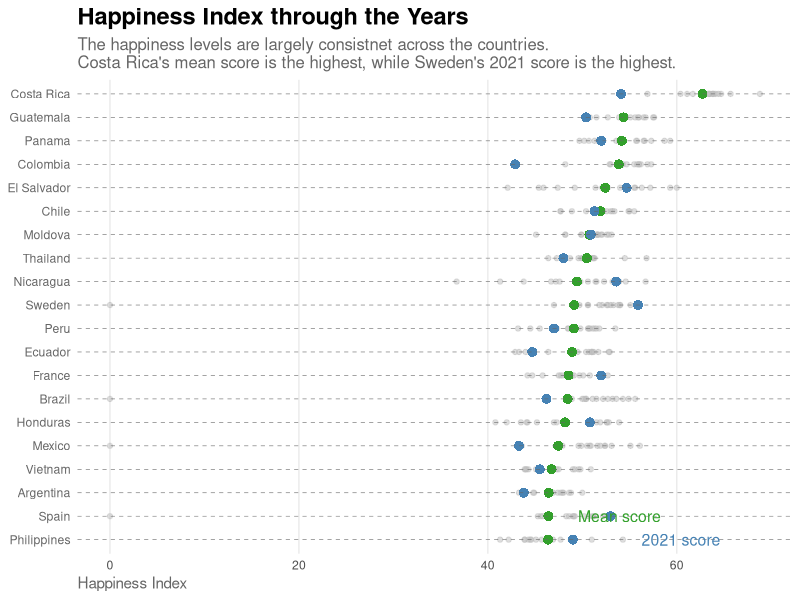
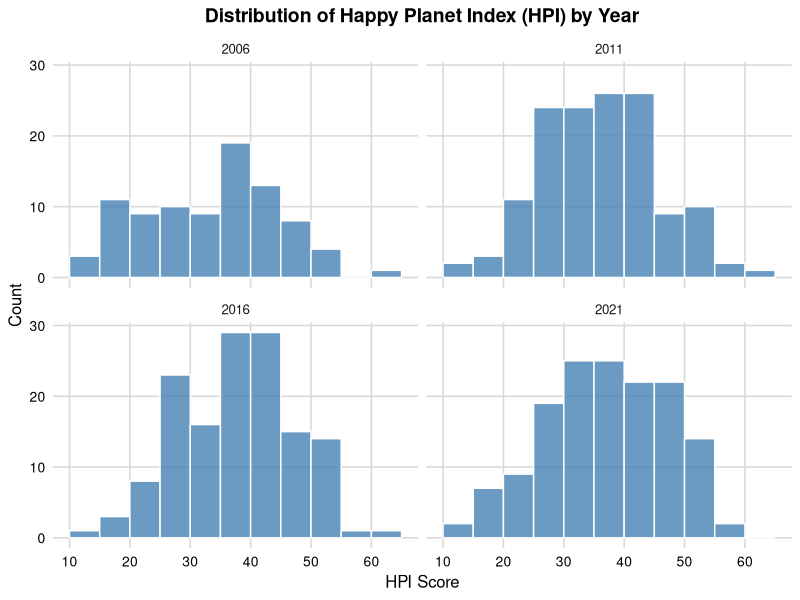
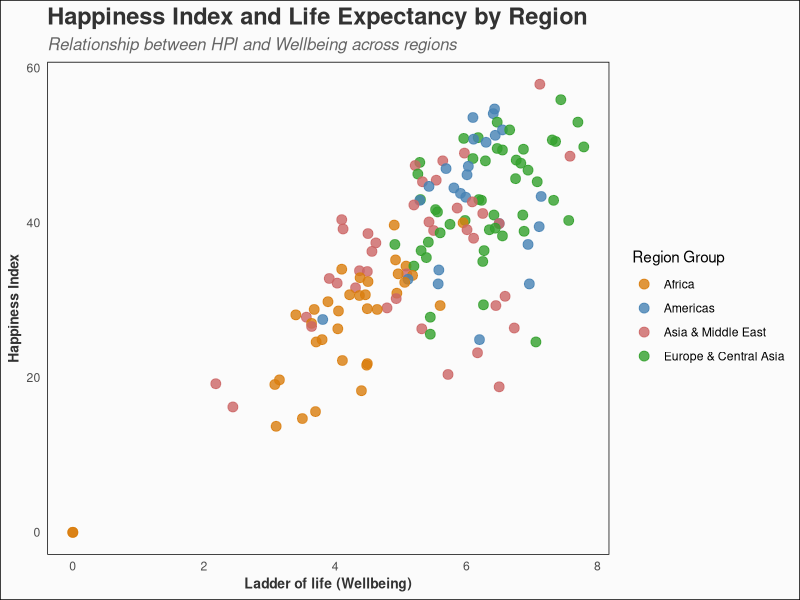
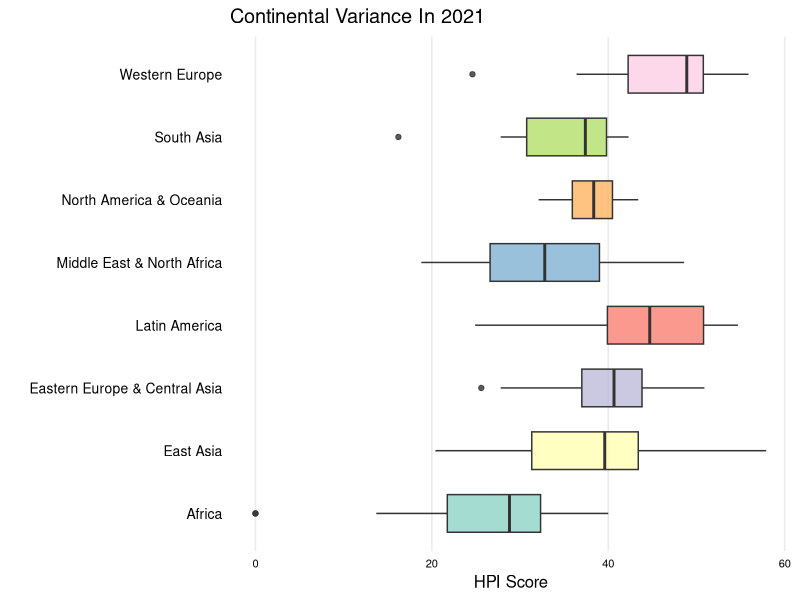
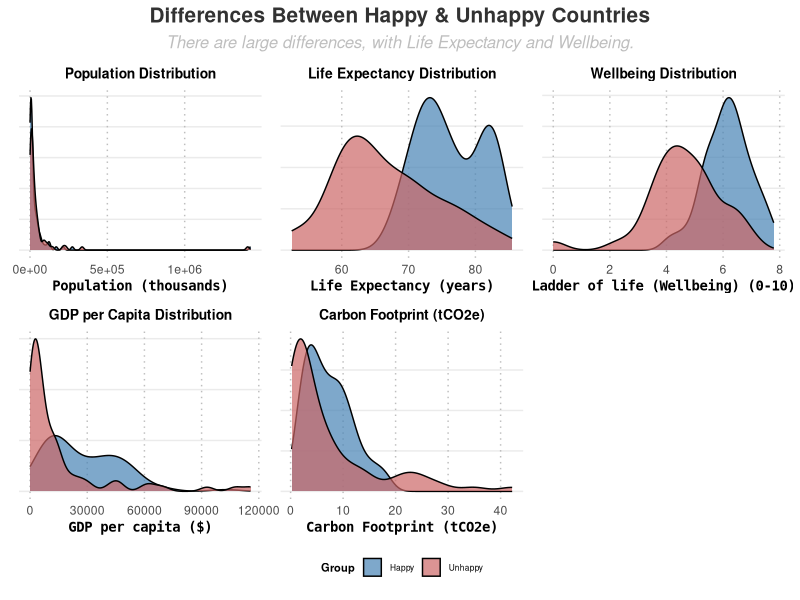
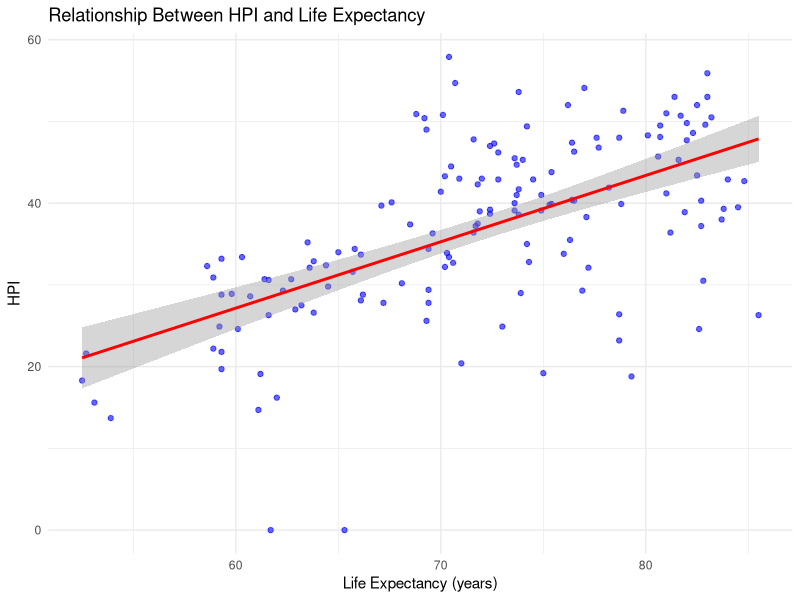
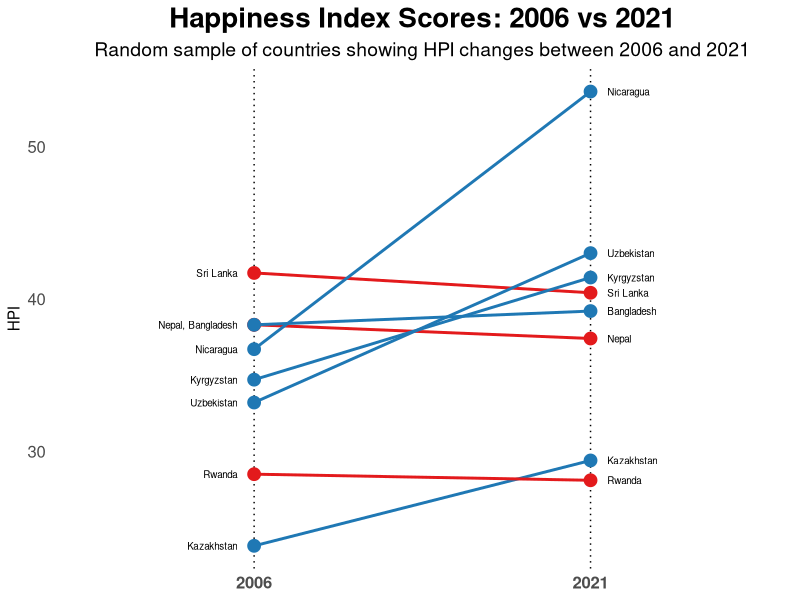
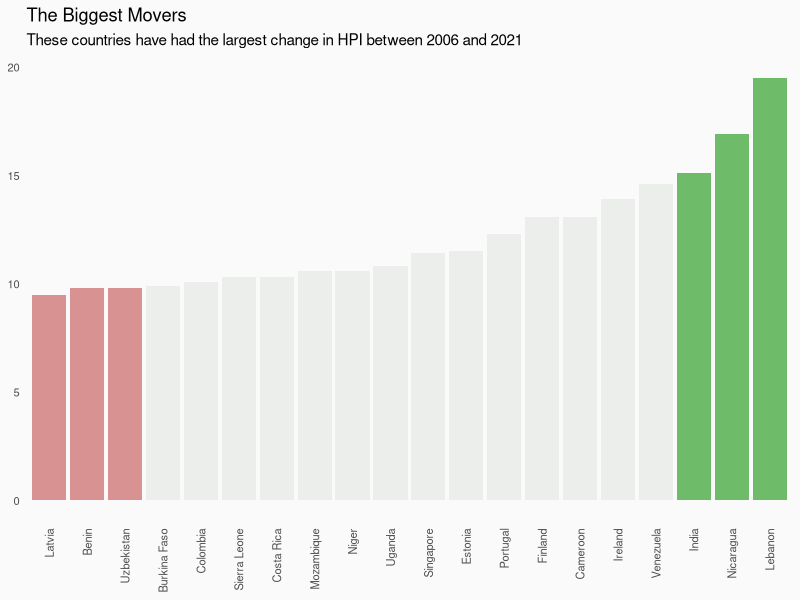

Write the R code that produced these figures, in order.
## ---- chunk 1
library(readxl)
library(dplyr)
library(readr)
library(ggplot2)
library(tidyr)
library(ggrepel)
library(tidyverse)
library(reshape2)
hpi_2006 <- read_csv("hpi_2006.csv")
hpi_2011 <- read_csv("hpi_2011.csv")
hpi_2016 <- read_csv("hpi_2016.csv")
hpi_2021 <- read_csv("hpi_2021.csv")
hpi_2024 <- read_csv("All countries_20211.csv", skip=8, show_col_types = FALSE)
past_HPI <- read_csv("Historical_HPI.csv", show_col_types = FALSE)
past_HPI[is.na(past_HPI)] <- 0
## ---- chunk 2
past_HPI$Mean_HPI <- rowMeans(past_HPI[, 2:17], na.rm = TRUE)

past_HPI_long <- past_HPI %>%
  pivot_longer(cols = `2006`:`2021`, names_to = "Year", values_to = "HPI") %>%
  mutate(Year = as.numeric(gsub("HPI_", "", Year))) # Extract year from column names

top_countries <- past_HPI %>%
  arrange(desc(Mean_HPI)) %>%
  head(20) %>%
  arrange(Mean_HPI)

past_HPI_long <- past_HPI_long %>%
  filter(Country %in% top_countries$Country)

# Create the plot
ggplot(data = past_HPI_long, aes(x = HPI, y = reorder(Country, Mean_HPI))) +
  # Historic scores (keep light gray as before)
  geom_point(color = "gray", size = 1.5, alpha = 0.5) +
  # Mean score (solid yellow, smaller size)
  geom_point(data = top_countries, aes(x = Mean_HPI, y = reorder(Country, Mean_HPI)),
             color = "#33a02c", size = 3, shape = 16) +
  # 2021 score (solid blue, smaller size)
  geom_point(data = filter(past_HPI_long, Year == 2021),
             aes(x = HPI, y = Country), color = "#4682B4", size = 3, shape = 16) +
  # Add dashed horizontal lines for countries
  geom_hline(yintercept = seq_along(top_countries$Country), color = "gray40", linetype = "dashed", size = 0.2) +
  # Titles and labels
  labs(title = "Happiness Index through the Years",
       subtitle = "The happiness levels are largely consistnet across the countries.\nCosta Rica's mean score is the highest, while Sweden's 2021 score is the highest.",
       x = "Happiness Index", y = NULL) +
  # Theme adjustments
  theme_minimal(base_family = "sans") +
  theme(
    panel.grid.major.y = element_blank(),
    panel.grid.minor = element_blank(),
    axis.text.y = element_text(hjust = 1, color = "gray40"),
    axis.title.x = element_text(hjust = 0, color = "gray40"),
    plot.title = element_text(size = 17, face = "bold"),
    plot.subtitle = element_text(size = 12, color = "gray40")
  )+
  annotate("text", x = max(past_HPI_long$HPI, na.rm = TRUE), y = 1, 
           label = "2021 score", hjust = 1.5, size = 4, color = "#4682B4") +
  annotate("text", x = max(top_countries$Mean_HPI, na.rm = TRUE), y = 2, 
           label = "Mean score", hjust = 1.5, size = 4, color = "#33a02c")
## ---- chunk 3
hpi_2006_hist <- hpi_2006 %>% 
  mutate(Year = 2006) %>% 
  filter(HPI > 0)  

hpi_2011_hist <- hpi_2011 %>% 
  mutate(Year = 2011) %>% 
  filter(HPI > 0) 

hpi_2016_hist <- hpi_2016 %>% 
  mutate(Year = 2016) %>% 
  filter(HPI > 0) 

hpi_2021_hist <- hpi_2021 %>% 
  mutate(Year = 2021) %>% 
  filter(HPI > 0)  


combined_data <- bind_rows(hpi_2006_hist, hpi_2011_hist, hpi_2016_hist, hpi_2021_hist)
ggplot(combined_data, aes(x = HPI)) +
  geom_histogram(binwidth = 5, fill = "#4682B4", color = "white", alpha = 0.8, boundary = 0) +
  facet_wrap(~ Year, ncol = 2) +  
  theme_minimal(base_size = 12) +
  
  theme(
    panel.grid.major = element_line(color = "gray85"),
    panel.grid.minor = element_blank(),
    axis.text = element_text(size = 10, color = "black"),
    axis.title = element_text(size = 12, color = "black"),
    plot.title = element_text(size = 14, face = "bold", hjust = 0.5)
  ) +
  scale_x_continuous(
    breaks = seq(0, 60, by = 10), 
  ) +
  labs(
    title = "Distribution of Happy Planet Index (HPI) by Year",
    x = "HPI Score",
    y = "Count"
  )

## ---- chunk 4
hpi_2024 <- hpi_2024 %>%
  mutate(Region_Group = case_when(
    Continent %in% c(1, 2) ~ "Americas",                  # Latin America, N. America & Oceania
    Continent %in% c(3, 7) ~ "Europe & Central Asia",     # Western Europe, Eastern Europe & Central Asia
    Continent %in% c(4, 6, 8) ~ "Asia & Middle East",     # Middle East, South Asia, East Asia
    Continent == 5 ~ "Africa",                            # Africa                                
  ))

ggplot(hpi_2024, aes(
  x = `Ladder of life (Wellbeing) (0-10)`,
  y = HPI,                                 
  color = Region_Group                     
)) +
  geom_point(size = 3, alpha = 0.8) +
  labs(
    title = "Happiness Index and Life Expectancy by Region",
    subtitle = "Relationship between HPI and Wellbeing across regions",
    x = "Ladder of life (Wellbeing)",
    y = "Happiness Index",
    color = "Region Group"
  ) +
  scale_color_manual(
    values = c(
      "Americas" = "#4682B4",
      "Europe & Central Asia" = "#33a02c",
      "Asia & Middle East" = "#CC6666",
      "Africa" = "#D97D0D"
    )
  ) +
  # Customize the theme
  theme_minimal(base_family = "sans") +
  theme(
    panel.grid.major = element_blank(),
    panel.grid.minor = element_blank(),
    panel.background = element_rect(fill = "#fbfbfb"),
    plot.background = element_rect(fill = "#fbfbfb"),
    plot.title = element_text(size = 17, face = "bold", color = "#323232"),
    plot.subtitle = element_text(size = 12, face = "italic", color = "gray40"),
    axis.title.x = element_text(size = 10, face = "bold", color = "#323232"),  # Removed `family`
    axis.title.y = element_text(size = 10, face = "bold", color = "#323232"),
    legend.position = "right",
    legend.background = element_blank(),
    legend.box.background = element_rect(fill = "transparent", color = NA)
  )
## ---- chunk 5
library(RColorBrewer)
continent_mapping <- c(
  "Latin America",
  "North America & Oceania",
  "Western Europe",
  "Middle East & North Africa",
  "Africa",
  "South Asia",
  "Eastern Europe & Central Asia",
  "East Asia"
)
hpi_2021$ContinentName <- continent_mapping[hpi_2021$Continent]
qualitative_palette <- brewer.pal(n = length(unique(hpi_2021$ContinentName)), "Set3")

ggplot(hpi_2021, aes(x = HPI, y = ContinentName, fill = ContinentName)) +
  geom_boxplot(width = 0.6, alpha = 0.8) + 
  scale_fill_manual(values = qualitative_palette) + 
  theme_minimal(base_size = 12) +
  theme(
    panel.grid.major.y = element_blank(),
    panel.grid.minor = element_blank(),
    axis.text.y = element_text(size = 10, color = "black"),
    axis.text.x = element_text(size = 8, color = "black"),
    legend.position = "none",
    panel.border = element_blank(),
    axis.line = element_blank()
  ) +
  labs(
    title = "Continental Variance In 2021",
    x = "HPI Score",
    y = ""
  )
## ---- chunk 6
library(gridExtra)
library(grid) 
library(patchwork)
#Split Data Based on Average HPI
hpi_avg <- mean(hpi_2024$HPI, na.rm = TRUE)  # Calculate average HPI
hpi_2024 <- hpi_2024 %>%
  mutate(Lower_Happy = ifelse(HPI < hpi_avg, "Unhappy", "Happy"))  # Add split column

variables <- c(
  "Population (thousands)",
  "Life Expectancy (years)",
  "Ladder of life (Wellbeing) (0-10)",
  "GDP per capita ($)",
  "Carbon Footprint (tCO2e)"
)
titles <- c(
  "Population Distribution",
  "Life Expectancy Distribution",
  "Wellbeing Distribution",
  "GDP per Capita Distribution",
  "Carbon Footprint (tCO2e)"
)

plot_list <- lapply(seq_along(variables), function(i) {
  var <- variables[i]  
  ggplot(hpi_2024, aes_string(x = paste0("`", var, "`"), fill = "Lower_Happy")) +
    geom_density(alpha = 0.7, color = "black") +
    scale_fill_manual(values = c("#4682B4", "#CC6666")) +  # Customize colors
    labs(x = var, y = NULL, fill = "Group", title = titles[i]) +  # Add plot title
    theme_minimal() +
    theme(
      axis.text.y = element_blank(),
      axis.ticks.y = element_blank(),
      panel.grid.major.x = element_line(color = "gray", linetype = "dotted"),
      panel.grid.minor = element_blank(),
      axis.title.x = element_text(size = 10, face = "bold", family = "monospace"),
      plot.title = element_text(size = 10, face = "bold", hjust = 0.5),  
      legend.position = "bottom",
      legend.title = element_text(size = 8, face = "bold"), 
      legend.text = element_text(size = 6),  
      legend.key.size = unit(0.5, "cm") 
    )
})

combined_plot <- wrap_plots(plot_list, ncol = 3) +
  plot_layout(guides = "collect") +  # Collect a single shared legend
  plot_annotation(
    title = "Differences Between Happy & Unhappy Countries",
    subtitle = "There are large differences, with Life Expectancy and Wellbeing.",
    theme = theme(
      plot.title = element_text(size = 15, face = "bold", hjust = 0.5, color = "#323232"),
      plot.subtitle = element_text(size = 12, face = "italic", hjust = 0.5, color = "gray"),
      legend.position = "bottom"  
    )
  )

# Print the final combined plot
print(combined_plot)

## ---- chunk 7

hpi_2024 <- hpi_2024 %>%
  rename(
    HPI = `HPI`,  # Keep HPI column name
    Life_Expectancy = `Life Expectancy (years)` 
  ) %>%
  mutate(
    HPI = as.numeric(HPI), 
    Life_Expectancy = as.numeric(Life_Expectancy)
  )

# Remove rows with missing data
hpi_clean <- hpi_2024 %>%
  filter(!is.na(HPI), !is.na(Life_Expectancy))

model <- lm(HPI ~ Life_Expectancy, data = hpi_clean)

ggplot(hpi_clean, aes(x = Life_Expectancy, y = HPI)) +
  geom_point(color = "blue", alpha = 0.6) +
  geom_smooth(method = "lm", color = "red", se = TRUE) +
  labs(
    title = "Relationship Between HPI and Life Expectancy",
    x = "Life Expectancy (years)",
    y = "HPI"
  ) +
  theme_minimal()
## ---- chunk 8
# Randomly sample 8 countries
set.seed(809)
sample <- past_HPI %>%
  filter(`2006` != 0, `2021` != 0) %>%  # Exclude countries with HPI of 0 for 2006 or 2021
  slice_sample(n = 8) %>%
  select(Country, `2006`, `2021`)


countries_2006 <- sample %>%
  group_by(`2006`) %>%
  summarize(Country = paste(Country, collapse = ", "))

countries_2021 <- sample %>%
  group_by(`2021`) %>%
  summarize(Country = paste(Country, collapse = ", "))

sample_long <- sample %>%
  pivot_longer(cols = c(`2006`, `2021`), names_to = "Year", values_to = "HPI") %>%
  mutate(Year = as.numeric(Year))

options(repr.plot.width = 15, repr.plot.height = 8) 
ggplot() +
  geom_vline(xintercept = c(1, 2), color = "black", linetype = "dotted", size = 0.5) +
  geom_segment(data = sample, aes(
    x = 1, xend = 2, y = `2006`, yend = `2021`, color = ifelse(`2021` > `2006`, "#1f78b4", "#e31a1c")
  ), size = 1) +
  
  geom_point(data = sample, aes(
    x = 1, y = `2006`, color = ifelse(`2021` > `2006`, "#1f78b4", "#e31a1c")
  ), size = 4) +

  geom_point(data = sample, aes(
    x = 2, y = `2021`, color = ifelse(`2021` > `2006`, "#1f78b4", "#e31a1c")
  ), size = 4) +
 
  geom_text(data = countries_2006, aes(
    x = 1 - 0.05, y = `2006`, label = Country
  ), hjust = "right", size = 2.5) +
  
  geom_text(data = countries_2021, aes(
    x = 2 + 0.05, y = `2021`, label = Country
  ), hjust = "left", size = 2.5) +
 
  labs(
    title = "Happiness Index Scores: 2006 vs 2021",
    subtitle = "Random sample of countries showing HPI changes between 2006 and 2021",
    x = NULL,
    y = "HPI"  
  ) +

  scale_color_identity() +
  scale_x_continuous(limits = c(0.5, 2.5),breaks = c(1, 2), labels = c("2006", "2021")) +
  scale_y_continuous(limits = c(min(sample_long$HPI) , max(sample_long$HPI))) + 
  theme_minimal() +
  theme(
    plot.title = element_text(size = 20, face = "bold", hjust = 0.5),
    plot.subtitle = element_text(size = 14, hjust = 0.5),
    axis.text.y = element_text(size = 12),
    axis.text.x = element_text(size = 12, face = "bold"),
    axis.ticks = element_blank(),
    panel.grid = element_blank(),
    legend.position = "none"
  )

## ---- chunk 9
# Filter the top 20 biggest movers
top_20 <- past_HPI %>%
  filter(`2006` != 0, `2021` != 0) %>%
  mutate(Change = abs(`2021` - `2006`)) %>%
  arrange(desc(Change)) %>%
  slice(1:20) 

top_20 <- top_20 %>%
  mutate(Highlight = ifelse(row_number() <= 3, "Top Increase", 
                            ifelse(row_number() > (n() - 3), "Top Decrease", "Neutral")))


plot_data <- top_20 %>%
  pivot_longer(cols = c(`2006`, `2021`), names_to = "Year", values_to = "HPI") %>%
  mutate(Year = as.numeric(Year))

low_c <- "#CC6666"
high_c <- "#33a02c" 
neutral_c <- "#e7e9e7"


ggplot(top_20, aes(x = reorder(Country, Change), y = Change, fill = Highlight)) +
  geom_bar(stat = "identity", alpha = 0.7) +
  scale_fill_manual(values = c("Top Increase" = high_c, "Top Decrease" = low_c, "Neutral" = neutral_c)) +
  theme_minimal(base_family = "sans") +
  theme(
    axis.title.x = element_blank(),
    axis.title.y = element_blank(),
    axis.text.x = element_text(angle = 90, vjust = 0.5, hjust = 1, size = 8),
    axis.text.y = element_text(size = 8),
    panel.grid = element_blank(),
    panel.background = element_rect(fill = "#fafafa", color = NA),
    plot.background = element_rect(fill = "#fafafa", color = NA),
    legend.position = "none"
  ) +
  labs(
    title = "The Biggest Movers",
    subtitle = "These countries have had the largest change in HPI between 2006 and 2021"
   
  )

## ---- chunk 10

hpi_2024 <- hpi_2024 %>%
  mutate(
    Above_CO2_Threshold = ifelse(
      `Carbon Footprint (tCO2e)` > `CO2 threshold for year  (tCO2e)`, 1, 0
    )
  )


heatmap_data <- hpi_2024 %>%
  select(
    HPI,
    Population = `Population (thousands)`,
    Life_Expectancy,
    Ladder_of_Life = `Ladder of life (Wellbeing) (0-10)`,
    GDP_per_capita = `GDP per capita ($)`,
    Above_CO2_Threshold
  )

# Ensure numeric columns for correlation (convert boolean if needed)
heatmap_data$Above_CO2_Threshold <- as.numeric(heatmap_data$Above_CO2_Threshold)

# Compute the correlation matrix
cor_matrix <- cor(heatmap_data, use = "complete.obs")

# Melt the correlation matrix for ggplot
melted_cor_matrix <- melt(cor_matrix)

# Create the heatmap
ggplot(data = melted_cor_matrix, aes(x = Var1, y = Var2, fill = value)) +
  geom_tile(color = "white") +
  geom_text(aes(label = round(value, 2)), color = "black", size = 3) +  # Add correlation values
  scale_fill_gradient(low = "white", high = "#8C2B3D", name = "Correlation") +
  labs(
    title = "Heatmap of HPI and Selected Variables",
    x = "Variables",
    y = "Variables"
  ) +
  theme_minimal() +
  theme(
    axis.text.x = element_text(angle = 45, vjust = 1, hjust = 1),
    axis.title = element_text(size = 12, face = "bold"),
    plot.title = element_text(size = 14, face = "bold", hjust = 0.5)
  )

## ---- chunk 11
pca_data <- hpi_2024 %>%
  select(
    Ladder_of_Life = `Ladder of life (Wellbeing) (0-10)`,
    Life_Expectancy,
    HPI
  ) %>%
  drop_na()  # Remove rows with missing values

# Standardize the data
pca_scaled <- scale(pca_data)

# Perform PCA
pca_result <- prcomp(pca_scaled, center = TRUE, scale. = TRUE)

# Extract PCA scores (for points)
pca_scores <- as.data.frame(pca_result$x)
pca_scores <- pca_scores %>%
  mutate(HPI = pca_data$HPI)  # Add HPI back for context in visualization

# Extract PCA loadings (for vectors)
pca_loadings <- as.data.frame(pca_result$rotation)
pca_loadings <- pca_loadings %>%
  rownames_to_column(var = "Variable")

# Visualize PCA with points and vectors
ggplot() +
  # Plot PCA scores (observations)
  geom_point(data = pca_scores, aes(x = PC1, y = PC2, color = HPI), size = 4, alpha = 0.7) +
  scale_color_gradient(low = "blue", high = "red", name = "HPI") +
  # Plot PCA loadings (vectors)
  geom_segment(data = pca_loadings, aes(
    x = 0, y = 0, xend = PC1 * 5, yend = PC2 * 5  # Scale vectors for visibility
  ), arrow = arrow(length = unit(0.2, "cm")), color = "black") +
  geom_text_repel(data = pca_loadings, aes(
    x = PC1 * 5, y = PC2 * 5, label = Variable
  ), size = 5, color = "black") +
  # Add titles and labels
  labs(
    title = "PCA Biplot: Ladder of Life and Life Expectancy",
    x = "PC1 (Ladder of Life)",
    y = "PC2 (Life Expectancy)"
  ) +
  theme_minimal() +
  theme(
    plot.title = element_text(size = 16, face = "bold", hjust = 0.5),
    axis.title = element_text(size = 12, face = "bold")
  )
